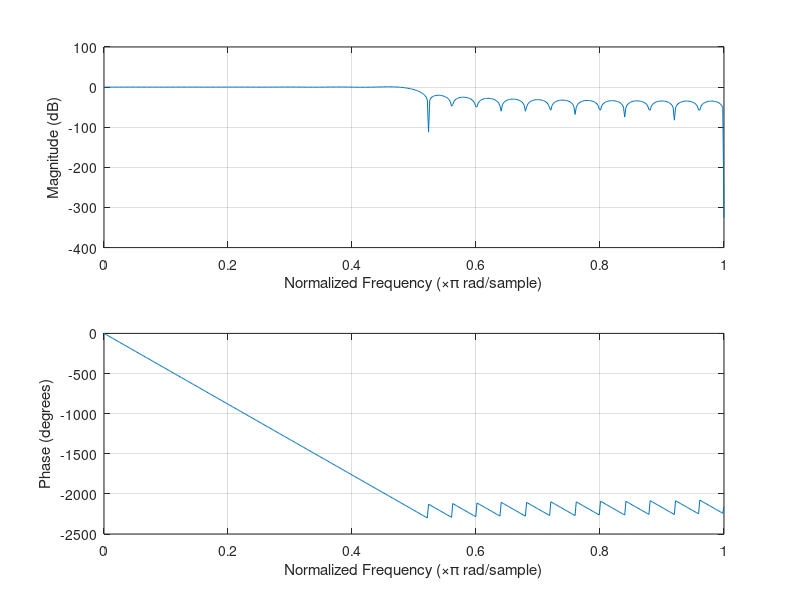

Source code (MATLAB):
clc;
clear all;
close all;

pkg load signal;

N = 50;
fc = 5000;
fs = 10000;
wc = fc/fs;
H = rectwin(N);
F = fir1(N-1,wc,H);
freqz(F);